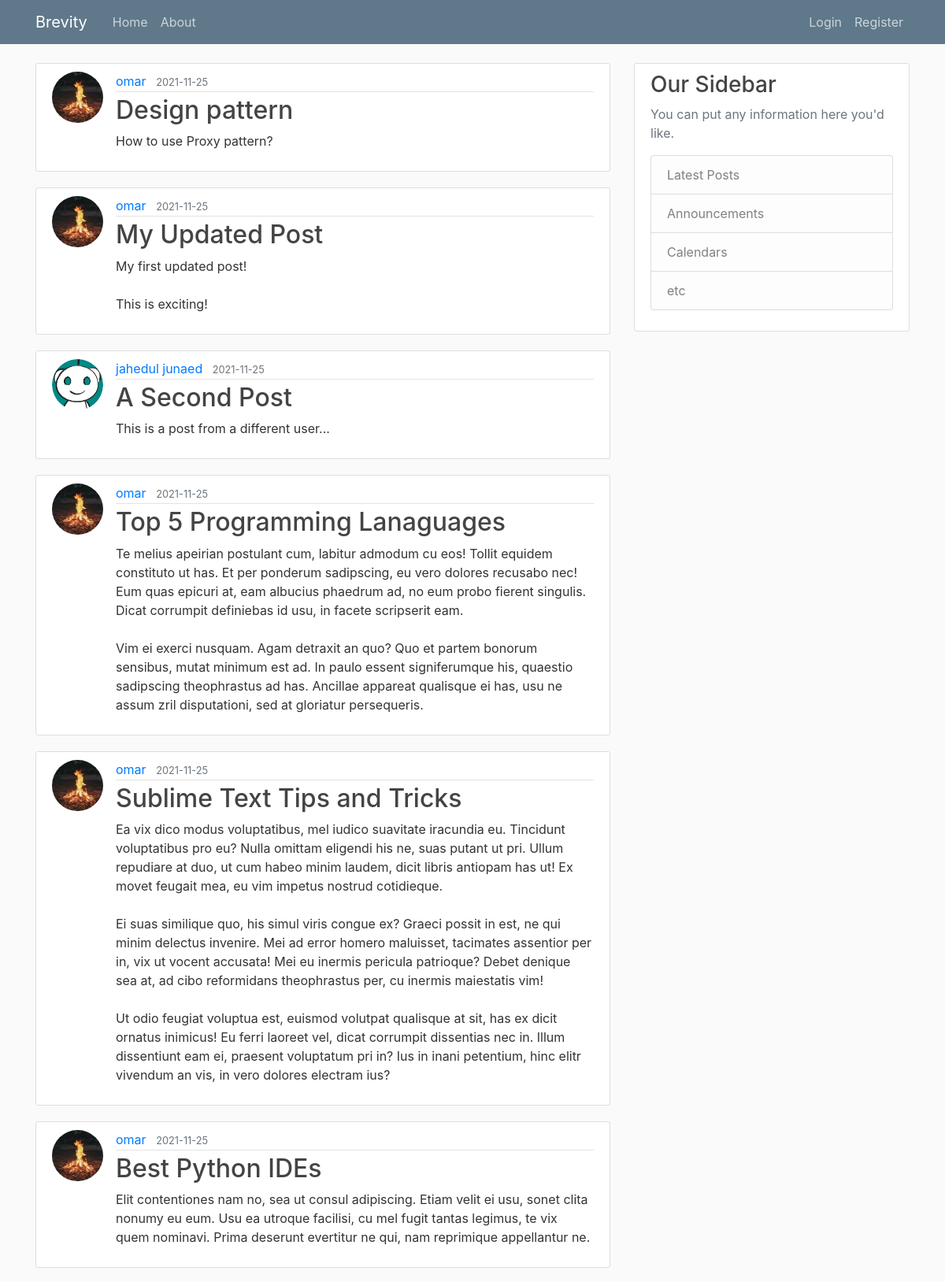
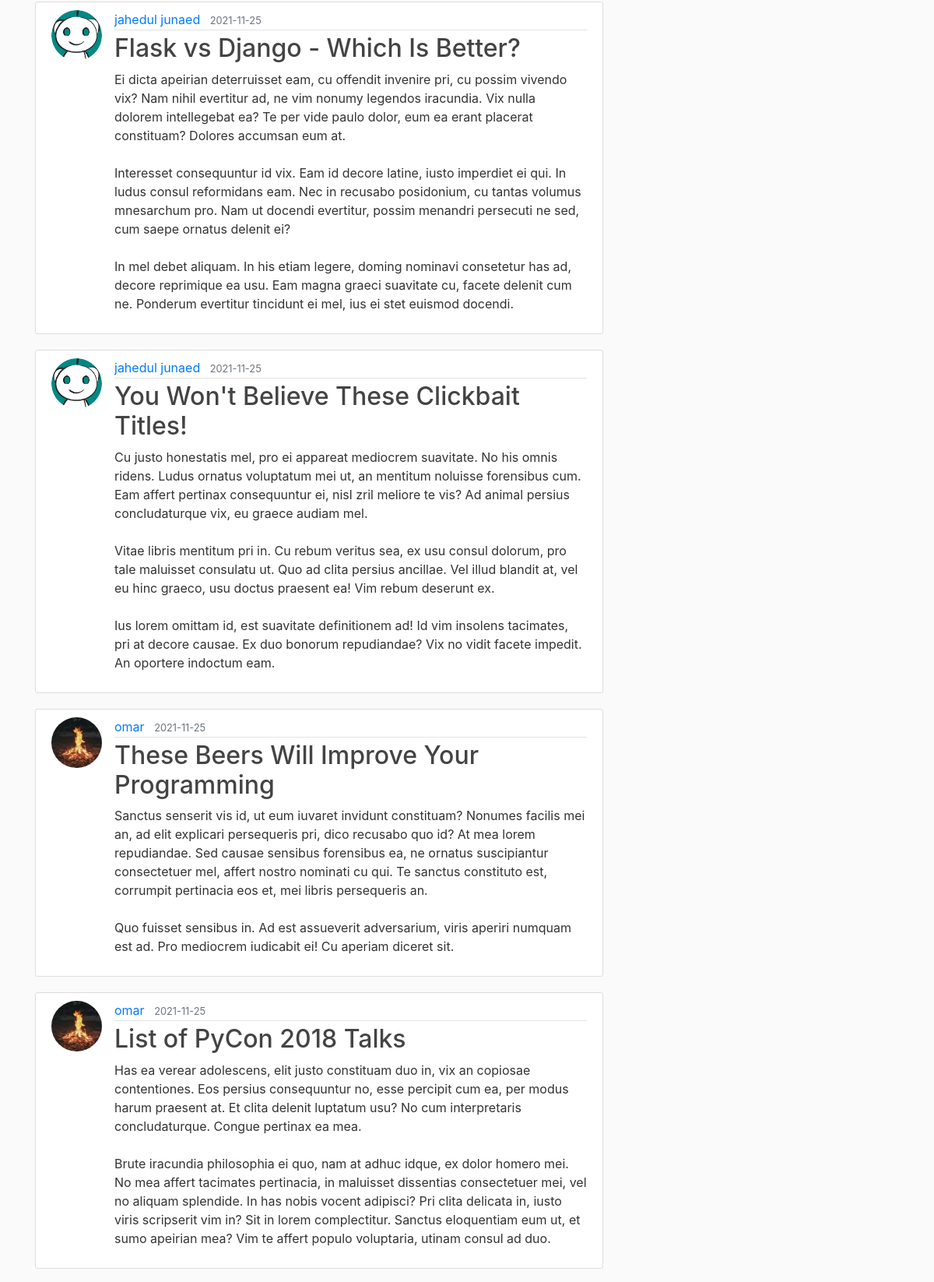
The page /home (upper part) on the database its author committed (2 pictures, top to bottom).
### brevity/models.py (models this page shows, shortened)
class Post(db.Model):
    id = db.Column(db.Integer, primary_key=True)
    title = db.Column(db.String(100), nullable=False)
    date_posted = db.Column(db.DateTime, nullable=False, default=datetime.utcnow)
    content = db.Column(db.Text, nullable=False)
    user_id = db.Column(db.Integer, db.ForeignKey('user.id'), nullable=False)

class User(db.Model, UserMixin):
    id = db.Column(db.Integer, primary_key=True)
    username = db.Column(db.String(20), unique=True, nullable=False)
    email = db.Column(db.String(120), unique=True, nullable=False)
    image_file = db.Column(db.String(20), nullable=False, default='default.jpg')
    password = db.Column(db.String(60), nullable=False)
    posts = db.relationship('Post', backref='author', lazy=True)

### brevity/routes.py (the view)
@app.route("/")
@app.route("/home")
def home():
    posts = Post.query.all()
    return render_template('home.html', posts = posts)

### brevity/templates/home.html
{% extends "layout.html" %}
{% block content %}
    {% for post in posts %}
        <article class="media content-section">
          <img class="rounded-circle article-img" src="{{ url_for('static', filename='profile_pics/' + post.author.image_file) }}">
          <div class="media-body">
            <div class="article-metadata">
              <a class="mr-2" href="#">{{ post.author.username }}</a>
              <small class="text-muted">{{ post.date_posted.strftime('%Y-%m-%d') }}</small>
            </div>
            <h2><a class="article-title" href="{{ url_for('post', post_id=post.id) }}">{{ post.title }}</a></h2>
            <p class="article-content">{{ post.content }}</p>
          </div>
        </article>
    {% endfor %}
{% endblock content %}

### brevity/templates/layout.html (shortened to what this page needs)
<!DOCTYPE html>
<html>
<head>
    <link rel="stylesheet" href="https://maxcdn.bootstrapcdn.com/bootstrap/4.0.0/css/bootstrap.min.css">
    <link rel="stylesheet" type="text/css" href="{{ url_for('static', filename='main.css') }}">
</head>
<body>
    <header class="site-header">
      <nav class="navbar navbar-expand-md navbar-dark bg-steel fixed-top">
        <div class="container">
          <a class="navbar-brand mr-4" href="/">Brevity</a>
          <div class="collapse navbar-collapse" id="navbarToggle">
            <div class="navbar-nav mr-auto">
              <a class="nav-item nav-link" href="/">Home</a>
              <a class="nav-item nav-link" href="/about">About</a>
            </div>
            <div class="navbar-nav">
               {% if current_user.is_authenticated %}
                <a class="nav-item nav-link" href="{{ url_for('new_post') }}">New Post</a>
                <a class="nav-item nav-link" href="{{ url_for('account') }}">Account</a>
                <a class="nav-item nav-link" href="{{ url_for('logout') }}">Logout</a>
              {% else %}
                <a class="nav-item nav-link" href="{{ url_for('login') }}">Login</a>
                <a class="nav-item nav-link" href="{{ url_for('register') }}">Register</a>
              {% endif %}
            </div>
          </div>
        </div>
      </nav>
    </header>
    <main role="main" class="container">
      <div class="row">
        <div class="col-md-8">
          {% block content %}{% endblock %}
        </div>
        <div class="col-md-4">
          <div class="content-section">
            <h3>Our Sidebar</h3>
            <p class='text-muted'>You can put any information here you'd like.
              <ul class="list-group">
                <li class="list-group-item list-group-item-light">Latest Posts</li>
                <li class="list-group-item list-group-item-light">Announcements</li>
                <li class="list-group-item list-group-item-light">Calendars</li>
                <li class="list-group-item list-group-item-light">etc</li>
              </ul>
            </p>
          </div>
        </div>
      </div>
    </main>
</body>
</html>

### brevity/static/main.css (style rules this page uses)
body { background: #fafafa; color: #333333; margin-top: 5rem; }
h1, h2, h3, h4, h5, h6 { color: #444444; }
.bg-steel { background-color: #5f788a; }
.site-header .navbar-nav .nav-link { color: #cbd5db; }
.content-section { background: #ffffff; padding: 10px 20px; border: 1px solid #dddddd; border-radius: 3px; margin-bottom: 20px; }
.article-title { color: #444444; }
.article-content { white-space: pre-line; }
.article-img { height: 65px; width: 65px; margin-right: 16px; }
.article-metadata { padding-bottom: 1px; margin-bottom: 4px; border-bottom: 1px solid #e3e3e3 }

### rows shown on the page
Post: image_file (picture), author.username "omar", date_posted "2021-11-25", title "Design pattern", content "How to use Proxy pattern?"
Post: image_file (picture), author.username "omar", date_posted "2021-11-25", title "My Updated Post", content "My first updated post! This is exciting!"
Post: image_file (placeholder picture), author.username "jahedul junaed", date_posted "2021-11-25", title "A Second Post", content "This is a post from a different user..."
Post: image_file (picture), author.username "omar", date_posted "2021-11-25", title "Top 5 Programming Lanaguages", content "Te melius apeirian postulant cum, labitur admodum cu eos! Tollit equidem constituto ut has. Et per ponderum sadipscing, eu vero dolores recusabo nec! Eum quas epicuri at, eam albucius phaedrum ad, no eum probo fierent singulis. Dicat corrumpit definiebas id usu, in facete scripserit eam. Vim ei exerci nusquam. Agam detraxit an quo? Quo et partem bonorum sensibus, mutat minimum est ad. In paulo essent signiferumque his, quaestio sadipscing theophrastus ad has. Ancillae appareat qualisque ei has, usu ne assum zril disputationi, sed at gloriatur persequeris."
Post: image_file (picture), author.username "omar", date_posted "2021-11-25", title "Sublime Text Tips and Tricks", content "Ea vix dico modus voluptatibus, mel iudico suavitate iracundia eu. Tincidunt voluptatibus pro eu? Nulla omittam eligendi his ne, suas putant ut pri. Ullum repudiare at duo, ut cum habeo minim laudem, dicit libris antiopam has ut! Ex movet feugait mea, eu vim impetus nostrud cotidieque. Ei suas similique quo, his simul viris congue ex? Graeci possit in est, ne qui minim delectus invenire. Mei ad error homero maluisset, tacimates assentior per in, vix ut vocent accusata! Mei eu inermis pericula patrioque? Debet denique sea at, ad cibo reformidans theophrastus per, cu inermis maiestatis vim! Ut odio feugiat voluptua est, euismod volutpat qualisque at sit, has ex dicit ornatus inimicus! Eu…"
Post: image_file (picture), author.username "omar", date_posted "2021-11-25", title "Best Python IDEs", content "Elit contentiones nam no, sea ut consul adipiscing. Etiam velit ei usu, sonet clita nonumy eu eum. Usu ea utroque facilisi, cu mel fugit tantas legimus, te vix quem nominavi. Prima deserunt evertitur ne qui, nam reprimique appellantur ne."
Post: image_file (placeholder picture), author.username "jahedul junaed", date_posted "2021-11-25", title "Flask vs Django - Which Is Better?", content "Ei dicta apeirian deterruisset eam, cu offendit invenire pri, cu possim vivendo vix? Nam nihil evertitur ad, ne vim nonumy legendos iracundia. Vix nulla dolorem intellegebat ea? Te per vide paulo dolor, eum ea erant placerat constituam? Dolores accumsan eum at. Interesset consequuntur id vix. Eam id decore latine, iusto imperdiet ei qui. In ludus consul reformidans eam. Nec in recusabo posidonium, cu tantas volumus mnesarchum pro. Nam ut docendi evertitur, possim menandri persecuti ne sed, cum saepe ornatus delenit ei? In mel debet aliquam. In his etiam legere, doming nominavi consetetur has ad, decore reprimique ea usu. Eam magna graeci suavitate cu, facete delenit cum ne. Ponderum…"
Post: image_file (placeholder picture), author.username "jahedul junaed", date_posted "2021-11-25", title "You Won't Believe These Clickbait Titles!", content "Cu justo honestatis mel, pro ei appareat mediocrem suavitate. No his omnis ridens. Ludus ornatus voluptatum mei ut, an mentitum noluisse forensibus cum. Eam affert pertinax consequuntur ei, nisl zril meliore te vis? Ad animal persius concludaturque vix, eu graece audiam mel. Vitae libris mentitum pri in. Cu rebum veritus sea, ex usu consul dolorum, pro tale maluisset consulatu ut. Quo ad clita persius ancillae. Vel illud blandit at, vel eu hinc graeco, usu doctus praesent ea! Vim rebum deserunt ex. Ius lorem omittam id, est suavitate definitionem ad! Id vim insolens tacimates, pri at decore causae. Ex duo bonorum repudiandae? Vix no vidit facete impedit. An oportere indoctum eam."
Post: image_file (picture), author.username "omar", date_posted "2021-11-25", title "These Beers Will Improve Your Programming", content "Sanctus senserit vis id, ut eum iuvaret invidunt constituam? Nonumes facilis mei an, ad elit explicari persequeris pri, dico recusabo quo id? At mea lorem repudiandae. Sed causae sensibus forensibus ea, ne ornatus suscipiantur consectetuer mel, affert nostro nominati cu qui. Te sanctus constituto est, corrumpit pertinacia eos et, mei libris persequeris an. Quo fuisset sensibus in. Ad est assueverit adversarium, viris aperiri numquam est ad. Pro mediocrem iudicabit ei! Cu aperiam diceret sit."
Post: image_file (picture), author.username "omar", date_posted "2021-11-25", title "List of PyCon 2018 Talks", content "Has ea verear adolescens, elit justo constituam duo in, vix an copiosae contentiones. Eos persius consequuntur no, esse percipit cum ea, per modus harum praesent at. Et clita delenit luptatum usu? No cum interpretaris concludaturque. Congue pertinax ea mea. Brute iracundia philosophia ei quo, nam at adhuc idque, ex dolor homero mei. No mea affert tacimates pertinacia, in maluisset dissentias consectetuer mei, vel no aliquam splendide. In has nobis vocent adipisci? Pri clita delicata in, iusto viris scripserit vim in? Sit in lorem complectitur. Sanctus eloquentiam eum ut, et sumo apeirian mea? Vim te affert populo voluptaria, utinam consul ad duo."
